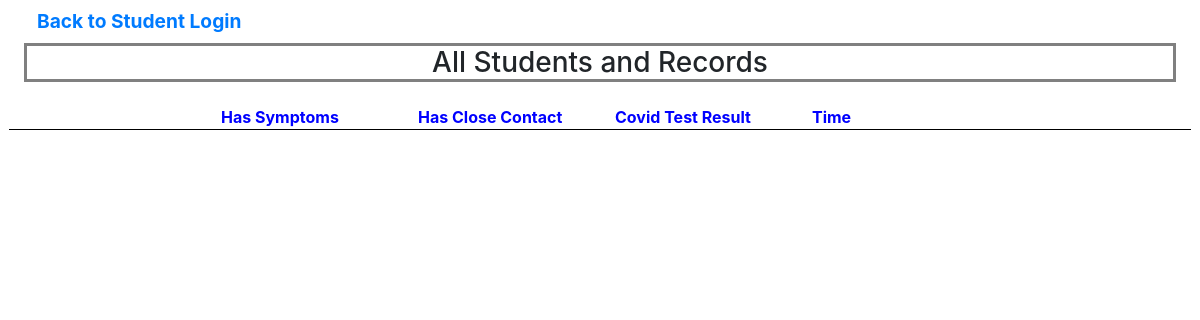
The page /manage on the database as committed earlier.
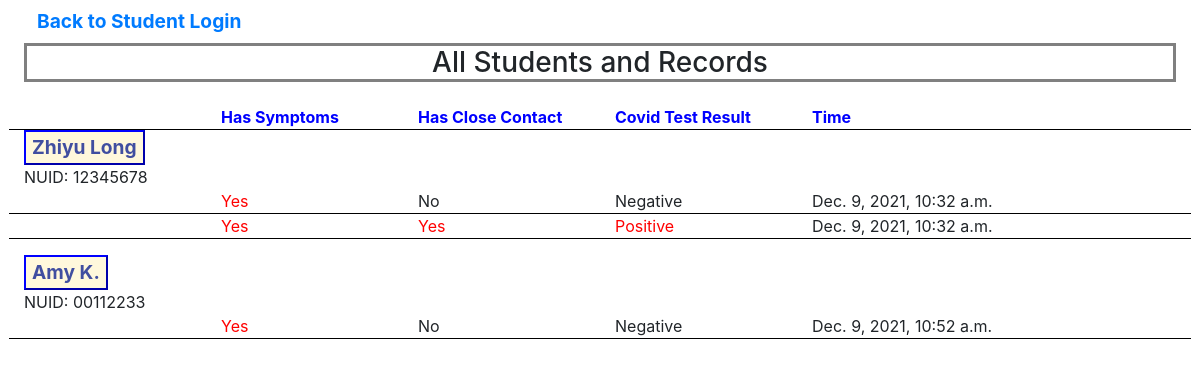
The same page on the database as committed later.
### web_app/models.py (models this page shows, shortened)
class Student(models.Model):
    name = models.CharField(max_length=100, null=True, default='no name recorded')
    email = models.CharField(max_length=100)
    nuid = models.CharField(max_length=20, null=True, default='no nuid recorded')
    password = models.CharField(max_length=100)
    healthRecord = models.OneToOneField(HealthRecord, on_delete=models.CASCADE, null=True)

class RecordedQuestion(models.Model):
    student_pk = models.IntegerField()
    question = models.ForeignKey(Question, on_delete=models.CASCADE)
    healthRecord = models.ForeignKey(HealthRecord, on_delete=models.DO_NOTHING, null=True)
    time = models.DateTimeField(null=True)

### web_app/views.py (the view)
# urls.py: path("manage", views.manage_page, name="manage_page"),
def manage_page(request):
    records = RecordedQuestion.objects.all()
    students_records = {}
    for record in records:
        student = Student.objects.filter(pk = record.student_pk)
        if len(student) > 0:
            student = student[0]
            if student not in students_records:
                students_records[student] = []
            students_records[student].append(record)
    context = {
        'records':students_records,
    }
    return render(request, "manage_page.html", context)

### web_app/templates/manage_page.html (shortened to what this page needs)
{% extends "base.html" %}
{% load static %}
{% block page_content %}
<html>
<head>
</head>
</html>
<body>
    <a href="{% url 'log_in' %}"
                    class="btn">
        Back to Student Login
    </a>
    <h3>All Students and Records</h3>
    <div class="row">
        <div id="field" class="col-md-2">
        </div>
        <div id="field" class="col-md-2">
            Has Symptoms
        </div>
        <div id="field" class="col-md-2">
            Has Close Contact
        </div>
        <div id="field" class="col-md-2">
            Covid Test Result
        </div>
        <div id="field" class="col-md-3">
            Time
        </div>
    </div>
    {% for student, history in records.items %}
        <form action = "{% url 'edit_account' student.pk %}" method = "POST">
            <div>
                <button type="submit">{{student.name}}</button>
            </div>
            <div>
                NUID: {{student.nuid}}
            </div>
            {% for record in history %}
            <div class="row">
                <div id="field" class="col-md-2">
                </div>
                <div class="col-md-2">
                    {% if  record.question.hasSymptoms == True%}
                        <bold>Yes</bold>
                    {%else%}
                        No
                    {%endif%}
                </div>
                <div class="col-md-2">
                    {% if  record.question.hasCloseContact == True%}
                        <bold>Yes</bold>
                    {%else%}
                        No
                    {%endif%}
                </div>
                <div class="col-md-2">
                    {% if  record.question.testResult == True%}
                        <bold>Positive</bold>
                    {%else%}
                        Negative
                    {%endif%}
                </div>
                <div class="col-md-3">
                    {{record.time}}
                </div>
            </div>
            {% endfor %}
        </form>
    {% endfor %}
</body>
{% endblock %}

### student_health_reporting_project/templates/base.html (shortened to what this page needs)
<link rel="stylesheet" href="https://stackpath.bootstrapcdn.com/bootstrap/4.1.3/css/bootstrap.min.css">
{% block page_content %}{% endblock %}

### web_app/templates/manage_page.html (style rules this page uses)
body { margin-left: 2%; margin-right: 2%; }
h3 { margin: auto; text-align: center; border: solid gray; margin-bottom: 2%; }
.btn { font-size: larger; font-weight: bold; }
.row { border-bottom: 0.5mm solid black; align-content: center; }
#field { color: blue; font-weight: bold; }
bold { color:red; }
button { font-size: larger; background-color: cornsilk; color: rgb(64, 78, 160); border-color: blue; font-weight: bold; }

Rows that differ between the two databases and show on the page:
added Student: name "Zhiyu Long", nuid "12345678"
now on this page (row edited): RecordedQuestion: shows "Yes", shows "No", shows "Negative", time "Dec. 9, 2021, 10:32 a.m.", shown under "Zhiyu Long"
now on this page (row edited): RecordedQuestion: shows "Yes", shows "Positive", time "Dec. 9, 2021, 10:32 a.m.", shown under "Zhiyu Long"
added Student: name "Amy K.", nuid "00112233"
now on this page (row edited): RecordedQuestion: shows "Yes", shows "No", shows "Negative", time "Dec. 9, 2021, 10:52 a.m.", shown under "Amy K."
